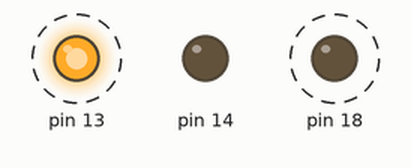
Recording of a sketch running on a simulated Arduino Uno, built with avr-gcc and run on an emulated ATmega328P. On the bench: output pins drawn as LEDs (lit = HIGH). Dashed ring = blinking.

Above: at 0.5 s.
Timing chart, 0 to 4.6 s (numbered marks = the images above):
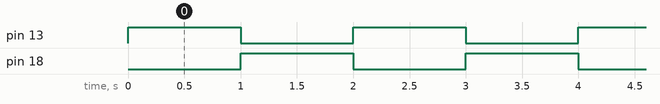

The sketch:

Police_Car_LED_Blink.ino
```cpp
void setup() {
  pinMode(13, OUTPUT);
  pinMode(14, OUTPUT);
  pinMode(18, OUTPUT);
  digitalWrite(14, LOW);


}

// the loop function runs over and over again forever
void loop() {
  digitalWrite(13, HIGH);
  digitalWrite(18, LOW);
  delay(1000);
  digitalWrite(13, LOW);
  digitalWrite(18, HIGH);
  delay(1000);
}
```

Measured:
- by itself, pin 13, pin 18: alternates HIGH for 1.0 s and LOW for 1.0 s
